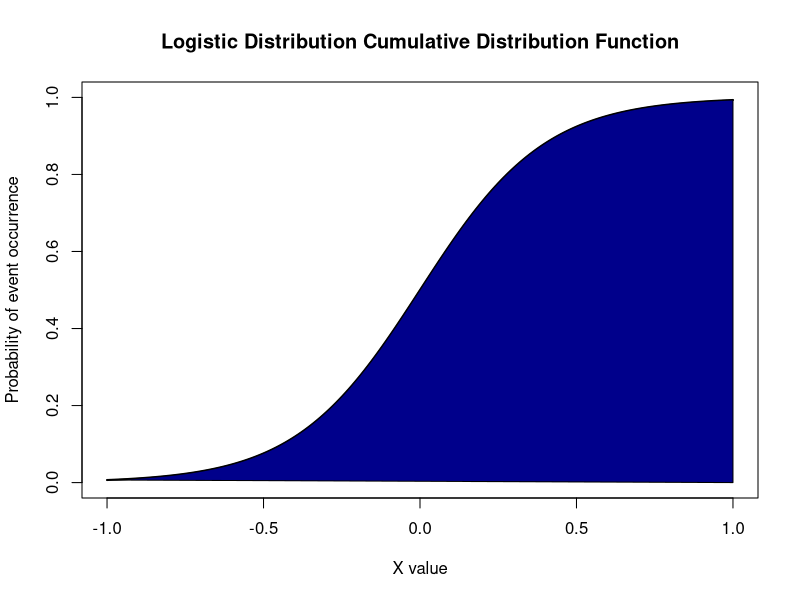

Reproduce this figure in R.
# Draw the logistic distribution.

x <- seq(-1,1,0.01)
s <- 0.2

# graphics margins:
margins<-c(4.5,4.5,1,2)

png(filename="logitdistribution.png", 
    width=5, height=5, units="in", 
    pointsize=10, bg="white", res=300, 
    type="quartz"
    )

plot(x, 
     plogis(x, location=0, scale=s, lower.tail=TRUE, log.p=FALSE), 
     type = "l", 
     ylim = c(0,1), 
     xlim=c(-1,1), 
     lwd = 2, 
     xlab="X value", 
     ylab="Probability of event occurrence",
     main="Logistic Distribution Cumulative Distribution Function"
    )

polygon(c(x,1),
        c(plogis(x, location=0, scale=s, lower.tail=TRUE, log.p=FALSE),0), 
        col="darkblue")


dev.off()

